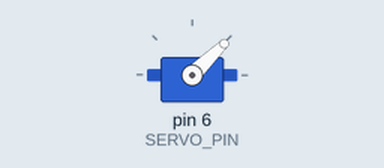
The sketch below on a simulated Arduino Uno, built with avr-gcc and run on an emulated ATmega328P. On the bench: servo.

Above: at 0.05 s.
At 4.5 s:
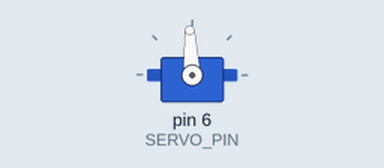
At 9.0 s:
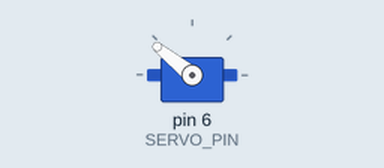
Timing chart, 0 to 11.7 s (numbered marks = the images above):
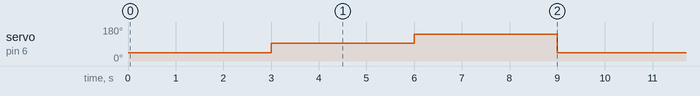

The sketch:

servo_1.ino
```cpp
#include <Servo.h>

#define SERVO_PIN 6

Servo servo;

void setup() {

  servo.attach(SERVO_PIN);

}

void loop() {

  servo.writeMicroseconds(1000);

  delay(3000);

  servo.writeMicroseconds(1500);

  delay(3000);

  servo.writeMicroseconds(2000);

  delay(3000);


}
```

Measured:
- by itself, servo on pin 6 (SERVO_PIN): repeats every 9.0 s: 141° 3.0 s, 44° 3.0 s, 93° 3.0 s
